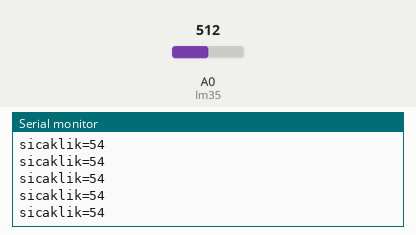
This sketch was run on a simulated Arduino Uno, built with avr-gcc and run on an emulated ATmega328P. Shown: the last lines printed to the serial monitor. Inputs (shaded band) come from the test bench; at power-on: A0 (lm35) = 512.

Above: at 1.2 s.
1.3 s: A0 (lm35) set to 716
At 1.31 s:
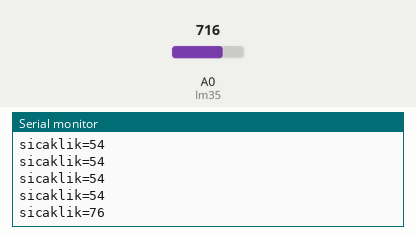
2.8 s: A0 (lm35) set to 900
At 2.82 s:
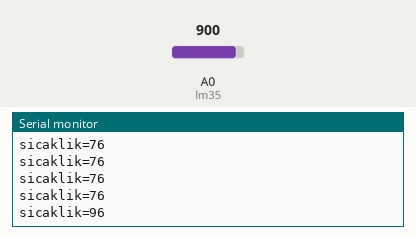
Timing chart, 0 to 5.8 s (numbered marks = the images above; inputs shaded):
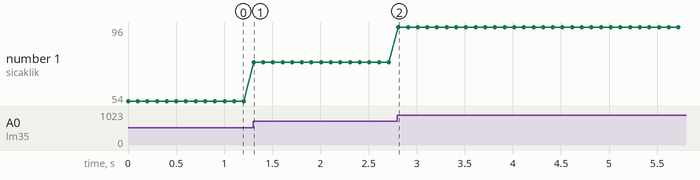

Measured:
- after the input at 1.3 s, the serial monitor: prints a new line at once (image 1)
- after the input at 2.8 s, the serial monitor: prints a new line at once (image 2)
- plotted number 1: 54 → 76 after the input at 1.3 s, 76 → 96 after the input at 2.8 s

The sketch:

lm35_kullanimi.ino
```cpp
#define lm35 A0

struct sensd {

  int sens_deger;

};
struct sensd sens;

void setup()
{
  Serial.begin(9600);
  pinMode(lm35,INPUT);

}

void loop()
{
  sens.sens_deger=sicaklik_oku(lm35);
  Serial.print("sicaklik=");
  Serial.println(sens.sens_deger);
  delay(100);

}

int sicaklik_oku(int pin) {

  int sens_deg;
  sens_deg=analogRead(pin);
  int sicaklik;
  sicaklik=sens_deg/9.31;

  return sicaklik;

}
```
